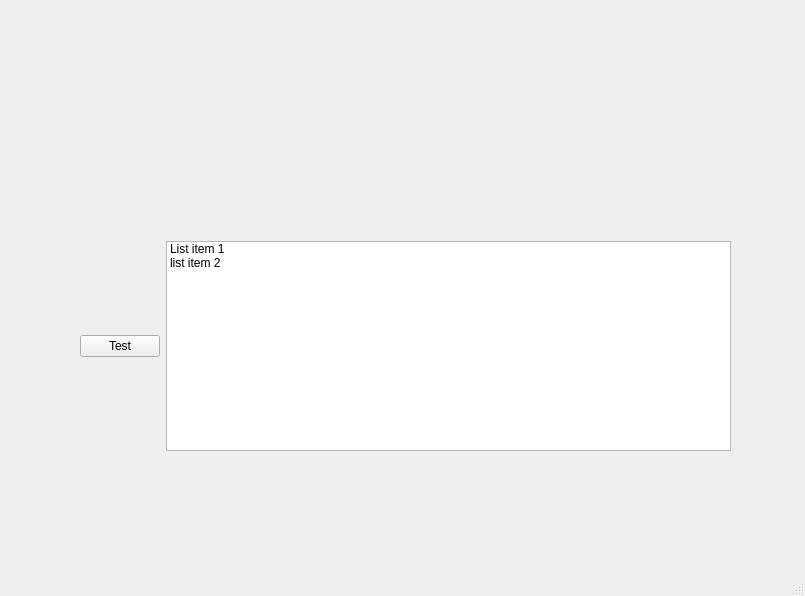
<?xml version="1.0" encoding="UTF-8"?>
<ui version="4.0">
 <class>mainWindow</class>
 <widget class="QMainWindow" name="mainWindow">
  <property name="geometry">
   <rect>
    <x>0</x>
    <y>0</y>
    <width>805</width>
    <height>596</height>
   </rect>
  </property>
  <property name="windowTitle">
   <string>Test</string>
  </property>
  <property name="windowOpacity">
   <double>0.000000000000000</double>
  </property>
  <property name="toolTip">
   <string/>
  </property>
  <widget class="QWidget" name="centralwidget">
   <widget class="QWidget" name="gridLayoutWidget">
    <property name="geometry">
     <rect>
      <x>80</x>
      <y>30</y>
      <width>651</width>
      <height>421</height>
     </rect>
    </property>
    <layout class="QGridLayout" name="gridLayout">
     <item row="2" column="0">
      <widget class="QPushButton" name="pushButton">
       <property name="text">
        <string notr="true">Test</string>
       </property>
      </widget>
     </item>
     <item row="2" column="2">
      <widget class="QListWidget" name="listWidget">
       <property name="editTriggers">
        <set>QAbstractItemView::NoEditTriggers</set>
       </property>
       <item>
        <property name="text">
         <string>List item 1</string>
        </property>
       </item>
       <item>
        <property name="text">
         <string>list item 2</string>
        </property>
       </item>
      </widget>
     </item>
     <item row="1" column="0">
      <spacer name="verticalSpacer">
       <property name="orientation">
        <enum>Qt::Vertical</enum>
       </property>
       <property name="sizeType">
        <enum>QSizePolicy::Expanding</enum>
       </property>
       <property name="sizeHint" stdset="0">
        <size>
         <width>20</width>
         <height>50</height>
        </size>
       </property>
      </spacer>
     </item>
    </layout>
   </widget>
  </widget>
  <widget class="QMenuBar" name="menubar">
   <property name="geometry">
    <rect>
     <x>0</x>
     <y>0</y>
     <width>805</width>
     <height>29</height>
    </rect>
   </property>
  </widget>
  <widget class="QStatusBar" name="statusbar"/>
 </widget>
 <resources/>
 <connections/>
 <designerdata>
  <property name="gridDeltaX">
   <number>10</number>
  </property>
  <property name="gridDeltaY">
   <number>10</number>
  </property>
  <property name="gridSnapX">
   <bool>true</bool>
  </property>
  <property name="gridSnapY">
   <bool>true</bool>
  </property>
  <property name="gridVisible">
   <bool>true</bool>
  </property>
 </designerdata>
</ui>
